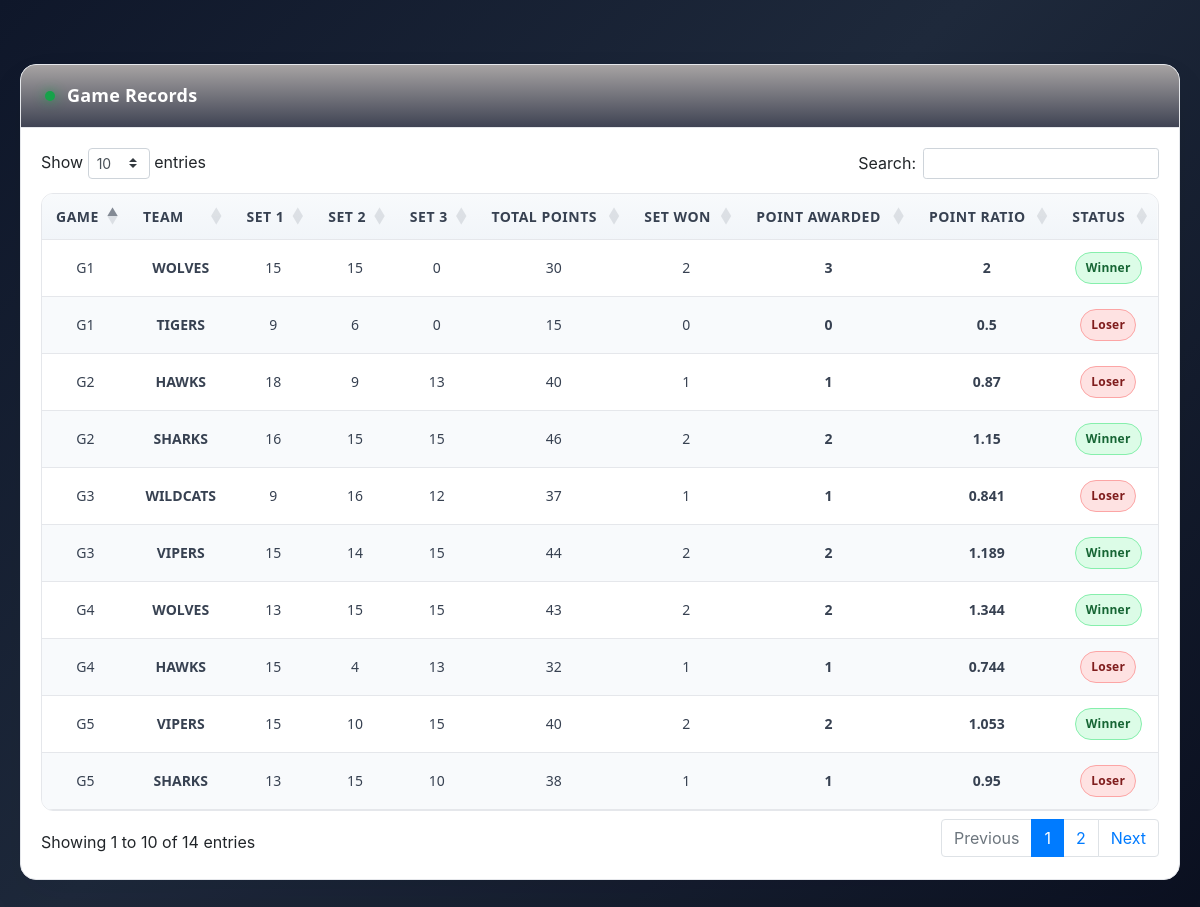
The page /result.php on the database its author committed.
### tables this page shows
CREATE TABLE `game_record` (
  `id` int(11) NOT NULL,
  `team_name` varchar(50) NOT NULL,
  `team_img` varchar(50) NOT NULL,
  `team_set1` int(11) DEFAULT NULL,
  `team_set2` int(11) DEFAULT NULL,
  `team_set3` int(11) DEFAULT NULL,
  `team_set4` int(11) DEFAULT NULL,
  `team_set5` int(11) DEFAULT NULL,
  `team_total` varchar(50) NOT NULL,
  `team_set` varchar(50) NOT NULL,
  `team_pointAwarded` varchar(50) NOT NULL,
  `team_pointRatio` varchar(50) NOT NULL,
  `team_status` varchar(50) NOT NULL,
  `game` int(11) DEFAULT NULL
);

### result.php (the view, shortened to what this page needs)
<?php include 'connect.php'; ?>
<!DOCTYPE html>
<html lang="en">
<head>
  <link rel="stylesheet" href="datatable/dataTables.bootstrap4.min.css">
  <link rel="stylesheet" href="datatable/bootstrap.min.css">
  <link rel="stylesheet" href="style/result.css">
</head>
<body>
  <div class="page-wrap">
    <div class="card">
      <div class="card-header">
        <div class="status-dot"></div>
        <h2 class="card-title">Game Records</h2>
      </div>
      <div class="card-body">
        <table id="dataTable" class="data-table">
          <thead>
            <tr class="thead-row">
              <th class="th-left">Game</th>
              <th class="th-left">Team</th>
              <th class="th-right">Set 1</th>
              <th class="th-right">Set 2</th>
              <th class="th-right">Set 3</th>
              <th class="th-right">Total Points</th>
              <th class="th-right">Set Won</th>
              <th class="th-right">Point Awarded</th>
              <th class="th-right">Point Ratio</th>
              <th class="th-left">Status</th>
            </tr>
          </thead>
          <tbody>
            <?php
            $result = mysqli_query($conn, "SELECT * FROM game_record");
            if (mysqli_num_rows($result) > 0):
              while ($row = mysqli_fetch_assoc($result)):
                $status = strtolower(trim($row['team_status'] ?? ''));
                $badgeBg = '#eef2f7';
                $badgeTx = '#374151';
                $badgeBd = '#e5e7eb';
                if ($status == 'winner') {
                  $badgeBg = '#dcfce7';
                  $badgeTx = '#166534';
                  $badgeBd = '#86efac';
                } elseif ($status == 'loser') {
                  $badgeBg = '#fee2e2';
                  $badgeTx = '#7f1d1d';
                  $badgeBd = '#fca5a5';
                }
            ?>
                <tr class="tbody-row">
                  <td class="td-left">G<?= $row['game'] ?></td>
                  <td class="td-left td-strong"><?= $row['team_name'] ?></td>
                  <td class="td-right"><?= $row['team_set1'] ?></td>
                  <td class="td-right"><?= $row['team_set2'] ?></td>
                  <td class="td-right"><?= $row['team_set3'] ?></td>
                  <td class="td-right"><?= $row['team_total'] ?></td>
                  <td class="td-right"><?= $row['team_set'] ?></td>
                  <td class="td-right"><strong><?= $row['team_pointAwarded'] ?></strong></td>
                  <td class="td-right"><strong><?= $row['team_pointRatio'] ?></strong></td>
                  <td class="td-left">
                    <span class="status-badge"
                      style="background: <?= $badgeBg ?>; color: <?= $badgeTx ?>; border-color: <?= $badgeBd ?>;">
                      <?= $row['team_status'] ?>
                    </span>
                  </td>
                </tr>
            <?php
              endwhile;
            endif;
            ?>
          </tbody>
        </table>
      </div>
    </div>
  </div>
</body>
</html>

### style/result.css (style rules this page uses)
.page-wrap { padding: 64px 20px; min-height: 100vh; background: linear-gradient(135deg, #0f172a 0%, #1e293b 45%, #0b1020 100%); box-sizing: border-box; }
.card { max-width: 1200px; margin: 0 auto; background: #ffffff; border-radius: 16px; box-shadow: 0 18px 40px rgba(15,23,42,0.06); border: 1px solid #e5e7eb; overflow: hidden; }
.card-header { padding: 20px 24px; background: linear-gradient(180deg, rgba(157, 153, 153, 0.9), rgb(63, 67, 83)); border-bottom: 1px solid #e5e7eb; display: flex; align-items: center; gap: 12px; }
.status-dot { width: 10px; height: 10px; border-radius: 50%; background: #16a34a; box-shadow: 0 0 12px rgba(22,163,74,0.8); }
.card-title { margin: 0; font: 600 18px/1.2 system-ui, -apple-system, Segoe UI, Roboto, Inter, "Helvetica Neue", Arial; letter-spacing: .2px; color: #ffffff; }
.card-body { padding: 20px; overflow: auto; }
.data-table { width: 100%; border-collapse: separate; border-spacing: 0; background: #ffffff; color: #111827; font-family: system-ui, -apple-system, Segoe UI, Roboto, Inter, "Helvetica Neue", Arial; font-size: 14px; border: 1px solid #e5e7eb; border-radius: 12px; overflow: hidden; }
.data-table thead .thead-row { position: sticky; top: 0; z-index: 2; background: linear-gradient(180deg, #f8fafc, #f1f5f9); color: #374151; text-transform: uppercase; letter-spacing: .5px; }
.data-table th { padding: 12px 14px; border-bottom: 1px solid #e5e7eb; font-weight: 600; }
.th-left { text-align: center; }
.th-right { text-align: center; }
.data-table td { padding: 12px 14px; border-bottom: 1px solid #e5e7eb; color: #374151; }
.td-left { text-align: center; }
.td-right { text-align: center; }
.td-strong { font-weight: 600; color: #111827; }
.data-table tbody tr:nth-child(odd) { background: #ffffff; }
.data-table tbody tr:nth-child(even) { background: #f8fafc; }
.data-table tbody tr { transition: background .15s ease, transform .05s ease; }
.status-badge { display: inline-block; padding: 6px 10px; border-radius: 999px; font-size: 12px; font-weight: 700; letter-spacing: .2px; background: #eef2f7; color: #374151; border: 1px solid #e5e7eb; text-transform: capitalize; }

### rows shown on the page
game_record: game "1", team_name "WOLVES", team_set1 "15", team_set2 "15", team_set3 "0", team_total "30", team_set "2", team_pointAwarded "3", team_pointRatio "2", team_status "Winner"
game_record: game "1", team_name "TIGERS", team_set1 "9", team_set2 "6", team_set3 "0", team_total "15", team_set "0", team_pointAwarded "0", team_pointRatio "0.5", team_status "Loser"
game_record: game "2", team_name "HAWKS", team_set1 "18", team_set2 "9", team_set3 "13", team_total "40", team_set "1", team_pointAwarded "1", team_pointRatio "0.87", team_status "Loser"
game_record: game "2", team_name "SHARKS", team_set1 "16", team_set2 "15", team_set3 "15", team_total "46", team_set "2", team_pointAwarded "2", team_pointRatio "1.15", team_status "Winner"
game_record: game "3", team_name "WILDCATS", team_set1 "9", team_set2 "16", team_set3 "12", team_total "37", team_set "1", team_pointAwarded "1", team_pointRatio "0.841", team_status "Loser"
game_record: game "3", team_name "VIPERS", team_set1 "15", team_set2 "14", team_set3 "15", team_total "44", team_set "2", team_pointAwarded "2", team_pointRatio "1.189", team_status "Winner"
game_record: game "4", team_name "WOLVES", team_set1 "13", team_set2 "15", team_set3 "15", team_total "43", team_set "2", team_pointAwarded "2", team_pointRatio "1.344", team_status "Winner"
game_record: game "4", team_name "HAWKS", team_set1 "15", team_set2 "4", team_set3 "13", team_total "32", team_set "1", team_pointAwarded "1", team_pointRatio "0.744", team_status "Loser"
game_record: game "5", team_name "VIPERS", team_set1 "15", team_set2 "10", team_set3 "15", team_total "40", team_set "2", team_pointAwarded "2", team_pointRatio "1.053", team_status "Winner"
game_record: game "5", team_name "SHARKS", team_set1 "13", team_set2 "15", team_set3 "10", team_total "38", team_set "1", team_pointAwarded "1", team_pointRatio "0.95", team_status "Loser"
